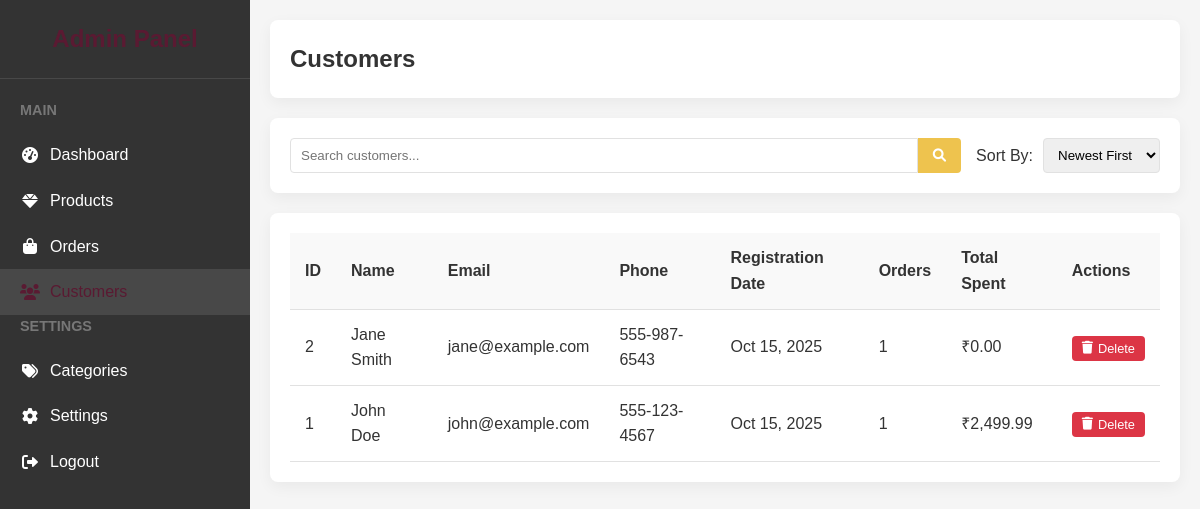
Screenshot of /admin/customers.php (signed in) with the database file from the repository.
### tables this page shows
CREATE TABLE IF NOT EXISTS customers (
  id INT AUTO_INCREMENT PRIMARY KEY,
  first_name VARCHAR(50) NOT NULL,
  last_name VARCHAR(50) NOT NULL,
  email VARCHAR(100) NOT NULL UNIQUE,
  password VARCHAR(255) NOT NULL,
  phone VARCHAR(20),
  address TEXT,
  city VARCHAR(50),
  state VARCHAR(50),
  zip VARCHAR(20),
  country VARCHAR(50),
  created_at TIMESTAMP DEFAULT CURRENT_TIMESTAMP
);

### admin/customers.php (the view, shortened to what this page needs)
<?php
require_once "../includes/config.php";
$search = "";
$sort = "id_desc";
$page = 1;
$limit = 10;
$offset = ($page - 1) * $limit;
$base_query = "FROM customers WHERE 1=1";
$order_by = "";
switch($sort) {
    case "id_desc":
        $order_by = "id DESC";
        break;
}
$customers = [];
$sql = "SELECT * " . $base_query . " ORDER BY " . $order_by . " LIMIT " . $offset . ", " . $limit;
if($result = mysqli_query($conn, $sql)) {
    while($row = mysqli_fetch_assoc($result)) {
        $customers[] = $row;
    }
}
function formatIndianCurrency($amount) {
    $formatted = number_format((float)$amount, 2, '.', ',');
    return '₹' . $formatted;
}
function getCustomerStats($conn, $customer_id) {
    $stats = [
        'total_orders' => 0,
        'total_spent' => 0
    ];
    $sql = "SELECT COUNT(*) as count FROM orders WHERE customer_id = ?";
    if($stmt = mysqli_prepare($conn, $sql)) {
        mysqli_stmt_bind_param($stmt, "i", $customer_id);
        mysqli_stmt_execute($stmt);
        $result = mysqli_stmt_get_result($stmt);
        if($row = mysqli_fetch_assoc($result)) {
            $stats['total_orders'] = $row['count'];
        }
    }
    $sql = "SELECT SUM(total_amount) as total FROM orders WHERE customer_id = ? AND status = 'Completed'";
    if($stmt = mysqli_prepare($conn, $sql)) {
        mysqli_stmt_bind_param($stmt, "i", $customer_id);
        mysqli_stmt_execute($stmt);
        $result = mysqli_stmt_get_result($stmt);
        if($row = mysqli_fetch_assoc($result)) {
            $stats['total_spent'] = $row['total'] ?? 0;
        }
    }
    return $stats;
}
?>
<!DOCTYPE html>
<html lang="en">
<head>
    <link rel="stylesheet" href="https://cdnjs.cloudflare.com/ajax/libs/font-awesome/6.0.0-beta3/css/all.min.css">
</head>
<body>
    <div class="admin-container">
        <div class="sidebar">
            <div class="sidebar-header">
                <h2>Admin Panel</h2>
            </div>
            <div class="sidebar-menu">
                <h3>Main</h3>
                <a href="dashboard.php" class="menu-item">
                    <i class="fas fa-tachometer-alt"></i>
                    <span>Dashboard</span>
                </a>
                <a href="products.php" class="menu-item">
                    <i class="fas fa-gem"></i>
                    <span>Products</span>
                </a>
                <a href="orders.php" class="menu-item">
                    <i class="fas fa-shopping-bag"></i>
                    <span>Orders</span>
                </a>
                <a href="customers.php" class="menu-item active">
                    <i class="fas fa-users"></i>
                    <span>Customers</span>
                </a>
                <h3>Settings</h3>
                <a href="categories.php" class="menu-item">
                    <i class="fas fa-tags"></i>
                    <span>Categories</span>
                </a>
                <a href="settings.php" class="menu-item">
                    <i class="fas fa-cog"></i>
                    <span>Settings</span>
                </a>
                <a href="logout.php" class="menu-item">
                    <i class="fas fa-sign-out-alt"></i>
                    <span>Logout</span>
                </a>
            </div>
        </div>
        <div class="main-content">
            <div class="header">
                <div class="header-title">
                    <h1>Customers</h1>
                </div>
            </div>
            <div class="filter-bar">
                <form action="" method="get" class="search-form">
                    <input type="text" name="search" class="search-input" placeholder="Search customers..." value="<?php echo htmlspecialchars($search); ?>">
                    <button type="submit" class="search-btn">
                        <i class="fas fa-search"></i>
                    </button>
                </form>
                <div class="filter-group">
                    <label for="sort">Sort By:</label>
                    <select name="sort" id="sort" class="filter-select" onchange="this.form.submit()">
                        <option value="id_desc" <?php echo ($sort == 'id_desc') ? 'selected' : ''; ?>>Newest First</option>
                    </select>
                </div>
            </div>
            <div class="content-card">
                <?php if(count($customers) > 0): ?>
                <table class="customers-table">
                    <thead>
                        <tr>
                            <th>ID</th>
                            <th>Name</th>
                            <th>Email</th>
                            <th>Phone</th>
                            <th>Registration Date</th>
                            <th>Orders</th>
                            <th>Total Spent</th>
                            <th>Actions</th>
                        </tr>
                    </thead>
                    <tbody>
                        <?php foreach($customers as $customer):
                            $stats = getCustomerStats($conn, $customer['id']);
                        ?>
                        <tr>
                            <td data-label="ID"><?php echo $customer['id']; ?></td>
                            <td data-label="Name"><?php echo isset($customer['name']) ? htmlspecialchars($customer['name']) : (isset($customer['first_name']) ? htmlspecialchars($customer['first_name'] . ' ' . $customer['last_name']) : 'N/A'); ?></td>
                            <td data-label="Email"><?php echo isset($customer['email']) ? htmlspecialchars($customer['email']) : 'N/A'; ?></td>
                            <td data-label="Phone"><?php echo isset($customer['phone']) ? htmlspecialchars($customer['phone']) : 'N/A'; ?></td>
                            <td data-label="Registration Date"><?php echo isset($customer['created_at']) ? date("M d, Y", strtotime($customer['created_at'])) : 'N/A'; ?></td>
                            <td data-label="Orders"><?php echo $stats['total_orders']; ?></td>
                            <td data-label="Total Spent"><?php echo formatIndianCurrency($stats['total_spent']); ?></td>
                            <td data-label="Actions">
                                <button class="btn btn-sm btn-danger" onclick="confirmDelete(<?php echo $customer['id']; ?>, '<?php echo isset($customer['name']) ? addslashes($customer['name']) : 'this customer'; ?>')">
                                    <i class="fas fa-trash"></i> Delete
                                </button>
                            </td>
                        </tr>
                        <?php endforeach; ?>
                    </tbody>
                </table>
                <?php else: ?>
                <div class="empty-state">
                    <p>No customers found.</p>
                </div>
                <?php endif; ?>
            </div>
        </div>
    </div>
</body>
</html>

### admin/customers.php (style rules this page uses)
:root { --primary-color: #5a1a32; --secondary-color: #eec34e; --light-color: #f0f0f0; --dark-color: #333; --accent-color: #edd6dc; --grey-color: #777; --border-color: #e1e1e1; --sidebar-width: 250px; }
* { margin: 0; padding: 0; box-sizing: border-box; }
body { font-family: 'Poppins', sans-serif; line-height: 1.6; color: var(--dark-color); background-color: #f5f5f5; }
.admin-container { display: flex; min-height: 100vh; }
.sidebar { width: var(--sidebar-width); background-color: var(--dark-color); color: white; position: fixed; height: 100vh; overflow-y: auto; }
.sidebar-header { padding: 20px; text-align: center; border-bottom: 1px solid rgba(255, 255, 255, 0.1); }
.sidebar-header h2 { color: var(--primary-color); }
.sidebar-menu { padding: 20px 0; }
.sidebar-menu h3 { padding: 0 20px; font-size: 0.9rem; text-transform: uppercase; margin-bottom: 10px; color: var(--grey-color); }
.menu-item { padding: 10px 20px; display: flex; align-items: center; transition: all 0.3s ease; text-decoration: none; color: white; }
.menu-item.active, .menu-item:hover { background-color: rgba(255, 255, 255, 0.1); color: var(--primary-color); }
.menu-item i { margin-right: 10px; width: 20px; text-align: center; }
.main-content { flex: 1; margin-left: var(--sidebar-width); padding: 20px; }
.header { display: flex; justify-content: space-between; align-items: center; padding: 20px; background-color: white; border-radius: 8px; box-shadow: 0 5px 15px rgba(0, 0, 0, 0.05); margin-bottom: 20px; }
.header-title h1 { font-size: 1.5rem; color: var(--dark-color); }
.filter-bar { display: flex; flex-wrap: wrap; gap: 15px; background-color: white; border-radius: 8px; box-shadow: 0 5px 15px rgba(0, 0, 0, 0.05); padding: 20px; margin-bottom: 20px; }
.filter-group { display: flex; align-items: center; }
.filter-group label { margin-right: 10px; font-weight: 500; }
.filter-select, .filter-input { padding: 8px 10px; border: 1px solid var(--border-color); border-radius: 4px; font-family: inherit; }
.search-form { display: flex; flex-grow: 1; }
.search-input { flex-grow: 1; padding: 8px 10px; border: 1px solid var(--border-color); border-radius: 4px 0 0 4px; font-family: inherit; }
.search-btn { background-color: var(--secondary-color); color: white; border: none; padding: 8px 15px; border-radius: 0 4px 4px 0; cursor: pointer; }
.content-card { background-color: white; border-radius: 8px; box-shadow: 0 5px 15px rgba(0, 0, 0, 0.05); padding: 20px; margin-bottom: 20px; overflow-x: auto; }
.customers-table { width: 100%; border-collapse: collapse; }
.customers-table th, .customers-table td { padding: 12px 15px; text-align: left; border-bottom: 1px solid var(--border-color); }
.customers-table th { background-color: #f9f9f9; font-weight: 600; color: var(--dark-color); }
.btn { background-color: var(--secondary-color); color: white; border: none; padding: 8px 15px; border-radius: 4px; cursor: pointer; transition: all 0.3s ease; text-decoration: none; font-size: 0.9rem; display: inline-flex; align-items: center; }
.btn i { margin-right: 5px; }
.btn-sm { padding: 5px 10px; font-size: 0.8rem; }
.btn-danger { background-color: #dc3545; }

### rows the page displays
customers: id "2", first_name+last_name "Jane Smith", email "jane@example.com", phone "555-987-6543", created_at "Oct 15, 2025", total_orders "1", total_spent "₹0.00"
customers: id "1", first_name+last_name "John Doe", email "john@example.com", phone "555-123-4567", created_at "Oct 15, 2025", total_orders "1", total_spent "₹2,499.99"
